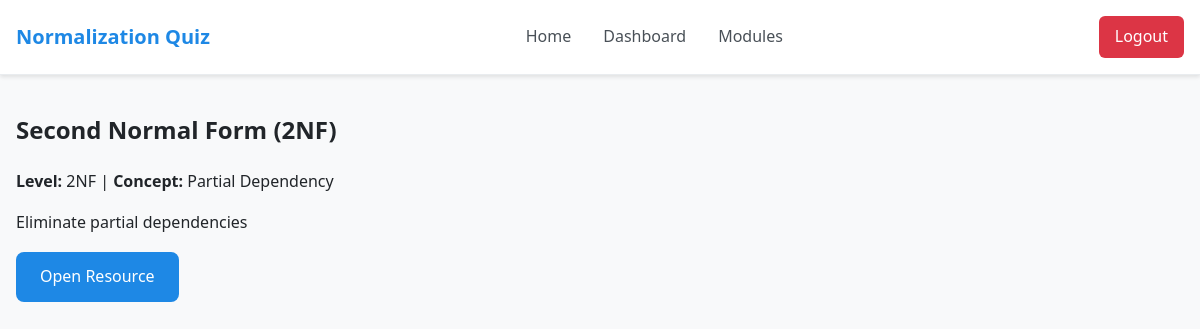
Screenshot of /module/3 (signed in) with the database file from the repository.
### tables this page shows
CREATE TABLE module (
  module_id INTEGER PRIMARY KEY,
  title TEXT NOT NULL,
  description TEXT,
  nf_level TEXT NOT NULL,
  concept_tag TEXT NOT NULL,
  resource_url TEXT
);

### app.py (the view)
@app.route("/module/<int:module_id>")
@login_required
def module_page(module_id: int):
    db = get_db()
    cur = db.execute(
        "SELECT module_id, title, description, nf_level, concept_tag, resource_url FROM module WHERE module_id=?",
        (module_id,),
    )
    module = cur.fetchone()
    if not module:
        flash("Module not found.")
        return redirect(url_for("index"))
    return render_template("module.html", module=module)

### app.py (called while the page is built)
def ensure_csrf_token() -> None:
    if not session.get("csrf_token"):
        session["csrf_token"] = secrets.token_hex(16)

@app.before_request
def before_request() -> None:
    ensure_csrf_token()

def login_required(view):
    @wraps(view)
    def wrapped(*args, **kwargs):
        if not session.get("student_id"):
            if request.path.startswith("/api/") or request.path == "/submit":
                return redirect(url_for("login"))
            flash("Please log in to continue.")
            return redirect(url_for("login"))
        return view(*args, **kwargs)
    return wrapped

### templates/module.html (shortened to what this page needs)
{% extends 'base.html' %}
{% block content %}
<h2>{{ module.title }}</h2>
<p><strong>Level:</strong> {{ module.nf_level }} | <strong>Concept:</strong> {{ module.concept_tag }}</p>
<p>{{ module.description }}</p>
<p><a class="btn" href="{{ module.resource_url }}" target="_blank">Open Resource</a></p>
{% endblock %}

### static/css/style.css (style rules this page uses)
body { font-family: system-ui, -apple-system, 'Segoe UI', Roboto, sans-serif; margin: 0; background: #f8f9fa; color: #212529; line-height: 1.6; }
.btn { display: inline-block; background: #1e88e5; color: white; padding: 0.75rem 1.5rem; border-radius: 8px; text-decoration: none; border: none; cursor: pointer; font-weight: 500; transition: all 0.2s; text-align: center; }

### rows the page displays
module: title "Second Normal Form (2NF)", nf_level "2NF", concept_tag "Partial Dependency", description "Eliminate partial dependencies"
